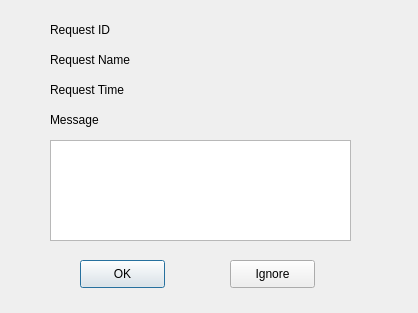
<?xml version="1.0" encoding="UTF-8"?>
<ui version="4.0">
 <class>notice_dialog</class>
 <widget class="QDialog" name="notice_dialog">
  <property name="geometry">
   <rect>
    <x>0</x>
    <y>0</y>
    <width>418</width>
    <height>313</height>
   </rect>
  </property>
  <widget class="QPushButton" name="ok_button">
   <property name="geometry">
    <rect>
     <x>80</x>
     <y>260</y>
     <width>85</width>
     <height>28</height>
    </rect>
   </property>
   <property name="text">
    <string>OK</string>
   </property>
  </widget>
  <widget class="QPushButton" name="ignore_button">
   <property name="geometry">
    <rect>
     <x>230</x>
     <y>260</y>
     <width>85</width>
     <height>28</height>
    </rect>
   </property>
   <property name="text">
    <string>Ignore</string>
   </property>
  </widget>
  <widget class="QTextBrowser" name="textBrowser">
   <property name="geometry">
    <rect>
     <x>50</x>
     <y>140</y>
     <width>301</width>
     <height>101</height>
    </rect>
   </property>
  </widget>
  <widget class="QLabel" name="label">
   <property name="geometry">
    <rect>
     <x>50</x>
     <y>80</y>
     <width>121</width>
     <height>20</height>
    </rect>
   </property>
   <property name="text">
    <string>Request Time</string>
   </property>
  </widget>
  <widget class="QLabel" name="label_2">
   <property name="geometry">
    <rect>
     <x>50</x>
     <y>20</y>
     <width>121</width>
     <height>20</height>
    </rect>
   </property>
   <property name="text">
    <string>Request ID</string>
   </property>
  </widget>
  <widget class="QLabel" name="notice_time">
   <property name="geometry">
    <rect>
     <x>50</x>
     <y>50</y>
     <width>101</width>
     <height>20</height>
    </rect>
   </property>
   <property name="text">
    <string>Request Name</string>
   </property>
  </widget>
  <widget class="QLabel" name="label_3">
   <property name="geometry">
    <rect>
     <x>50</x>
     <y>110</y>
     <width>121</width>
     <height>20</height>
    </rect>
   </property>
   <property name="text">
    <string>Message</string>
   </property>
  </widget>
  <widget class="QLabel" name="ID">
   <property name="geometry">
    <rect>
     <x>180</x>
     <y>20</y>
     <width>151</width>
     <height>16</height>
    </rect>
   </property>
   <property name="text">
    <string/>
   </property>
  </widget>
  <widget class="QLabel" name="name">
   <property name="geometry">
    <rect>
     <x>180</x>
     <y>50</y>
     <width>191</width>
     <height>16</height>
    </rect>
   </property>
   <property name="text">
    <string/>
   </property>
  </widget>
  <widget class="QLabel" name="time">
   <property name="geometry">
    <rect>
     <x>180</x>
     <y>80</y>
     <width>201</width>
     <height>16</height>
    </rect>
   </property>
   <property name="text">
    <string/>
   </property>
  </widget>
 </widget>
 <resources/>
 <connections/>
</ui>
